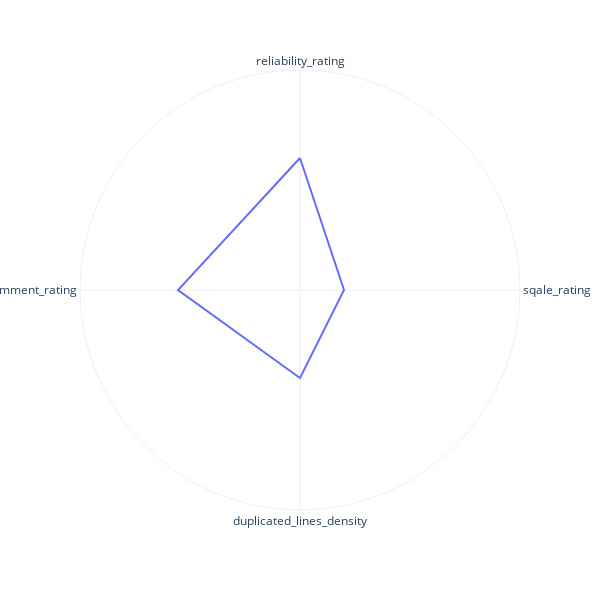

The cell this chart's notebook holds for it:
### Code cell
fig = px.line_polar(intersting_features, r='value', theta='metric', line_close=True, range_r = [0,1.0],template="plotly_white")
fig.update_layout(
  polar=dict(
    radialaxis=dict(
      visible=False,
      range=[0, 1]
    )),
  showlegend=False,
    autosize=False,
    width=600,
    height=600
)
fig.show()

### Figure 1 — Plotly figure (JSON) as saved in the notebook; plotly's stock layout.template omitted (floating-point values rounded to 4 significant figures)
{"data": [{"hovertemplate": "value=%{r}<br>metric=%{theta}<extra></extra>", "legendgroup": "", "line": {"color": "#636efa", "dash": "solid"}, "marker": {"symbol": "circle"}, "mode": "lines", "name": "", "r": [0.6, 0.2, 0.4, 0.5543, 0.6], "showlegend": false, "subplot": "polar", "theta": ["reliability_rating", "sqale_rating", "duplicated_lines_density", "comment_rating", "reliability_rating"], "type": "scatterpolar"}], "layout": {"autosize": false, "height": 600, "legend": {"tracegroupgap": 0}, "margin": {"t": 60}, "polar": {"angularaxis": {"direction": "clockwise", "rotation": 90, "type": "category"}, "domain": {"x": [0, 1], "y": [0, 1]}, "radialaxis": {"autorange": false, "range": [0, 1], "type": "linear", "visible": false}}, "showlegend": false, "width": 600}}
